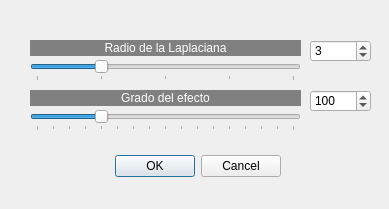
<?xml version="1.0" encoding="UTF-8"?>
<ui version="4.0">
 <class>Perfilado</class>
 <widget class="QDialog" name="Perfilado">
  <property name="geometry">
   <rect>
    <x>0</x>
    <y>0</y>
    <width>389</width>
    <height>209</height>
   </rect>
  </property>
  <property name="windowTitle">
   <string>Perfilado</string>
  </property>
  <widget class="QDialogButtonBox" name="buttonBox">
   <property name="geometry">
    <rect>
     <x>-60</x>
     <y>150</y>
     <width>341</width>
     <height>32</height>
    </rect>
   </property>
   <property name="orientation">
    <enum>Qt::Horizontal</enum>
   </property>
   <property name="standardButtons">
    <set>QDialogButtonBox::Cancel|QDialogButtonBox::Ok</set>
   </property>
  </widget>
  <widget class="QSpinBox" name="spinBox_2">
   <property name="geometry">
    <rect>
     <x>310</x>
     <y>90</y>
     <width>61</width>
     <height>22</height>
    </rect>
   </property>
   <property name="minimum">
    <number>0</number>
   </property>
   <property name="maximum">
    <number>400</number>
   </property>
   <property name="value">
    <number>100</number>
   </property>
  </widget>
  <widget class="QSpinBox" name="spinBox">
   <property name="geometry">
    <rect>
     <x>310</x>
     <y>40</y>
     <width>61</width>
     <height>22</height>
    </rect>
   </property>
   <property name="suffix">
    <string/>
   </property>
   <property name="minimum">
    <number>1</number>
   </property>
   <property name="maximum">
    <number>9</number>
   </property>
   <property name="singleStep">
    <number>2</number>
   </property>
   <property name="value">
    <number>3</number>
   </property>
  </widget>
  <widget class="QSlider" name="horizontalSlider_2">
   <property name="geometry">
    <rect>
     <x>30</x>
     <y>110</y>
     <width>271</width>
     <height>21</height>
    </rect>
   </property>
   <property name="minimum">
    <number>0</number>
   </property>
   <property name="maximum">
    <number>400</number>
   </property>
   <property name="value">
    <number>100</number>
   </property>
   <property name="orientation">
    <enum>Qt::Horizontal</enum>
   </property>
   <property name="tickPosition">
    <enum>QSlider::TicksBelow</enum>
   </property>
   <property name="tickInterval">
    <number>25</number>
   </property>
  </widget>
  <widget class="QLabel" name="label">
   <property name="geometry">
    <rect>
     <x>30</x>
     <y>40</y>
     <width>271</width>
     <height>16</height>
    </rect>
   </property>
   <property name="styleSheet">
    <string notr="true">background-color: rgb(128, 128, 128);
color: rgb(255, 255, 255);</string>
   </property>
   <property name="text">
    <string>Radio de la Laplaciana</string>
   </property>
   <property name="alignment">
    <set>Qt::AlignCenter</set>
   </property>
  </widget>
  <widget class="QLabel" name="label_2">
   <property name="geometry">
    <rect>
     <x>30</x>
     <y>90</y>
     <width>271</width>
     <height>16</height>
    </rect>
   </property>
   <property name="styleSheet">
    <string notr="true">background-color: rgb(128, 128, 128);
color: rgb(255, 255, 255);</string>
   </property>
   <property name="text">
    <string>Grado del efecto</string>
   </property>
   <property name="alignment">
    <set>Qt::AlignCenter</set>
   </property>
  </widget>
  <widget class="QSlider" name="horizontalSlider">
   <property name="geometry">
    <rect>
     <x>30</x>
     <y>60</y>
     <width>271</width>
     <height>21</height>
    </rect>
   </property>
   <property name="minimum">
    <number>1</number>
   </property>
   <property name="maximum">
    <number>9</number>
   </property>
   <property name="singleStep">
    <number>2</number>
   </property>
   <property name="pageStep">
    <number>16</number>
   </property>
   <property name="value">
    <number>3</number>
   </property>
   <property name="orientation">
    <enum>Qt::Horizontal</enum>
   </property>
   <property name="tickPosition">
    <enum>QSlider::TicksBelow</enum>
   </property>
   <property name="tickInterval">
    <number>2</number>
   </property>
  </widget>
 </widget>
 <resources/>
 <connections>
  <connection>
   <sender>buttonBox</sender>
   <signal>accepted()</signal>
   <receiver>Perfilado</receiver>
   <slot>accept()</slot>
   <hints>
    <hint type="sourcelabel">
     <x>248</x>
     <y>254</y>
    </hint>
    <hint type="destinationlabel">
     <x>157</x>
     <y>274</y>
    </hint>
   </hints>
  </connection>
  <connection>
   <sender>buttonBox</sender>
   <signal>rejected()</signal>
   <receiver>Perfilado</receiver>
   <slot>reject()</slot>
   <hints>
    <hint type="sourcelabel">
     <x>316</x>
     <y>260</y>
    </hint>
    <hint type="destinationlabel">
     <x>286</x>
     <y>274</y>
    </hint>
   </hints>
  </connection>
 </connections>
</ui>
